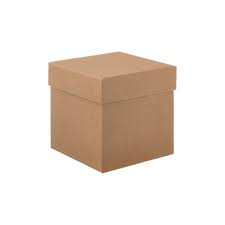
#> input picture src/ls13/images.jpg, 225 x 225 px, found by its file name
$ python adaptive.py
#> lines starting #> are read from the running program, lines starting #| are printed output that depends on the picture; after the words box and inside, x2 and y2 are one past the last pixel; in counts of white or black regions, pixels touching at a corner belong together
import cv2
img = cv2.imread("src/ls13/images.jpg")
#> img is the input picture: shape (225, 225, 3); mean B, G, R 215.9, 224.1, 234.1
img_gray = cv2.cvtColor(img, cv2.COLOR_BGR2GRAY)
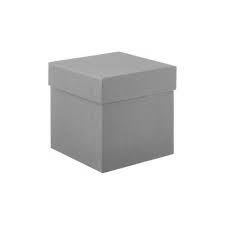
#> img_gray: shape (225, 225); min 102, max 255, mean 226.2

img2 = cv2.adaptiveThreshold(img_gray,255,cv2.ADAPTIVE_THRESH_MEAN_C, cv2.THRESH_BINARY, 5, 3)
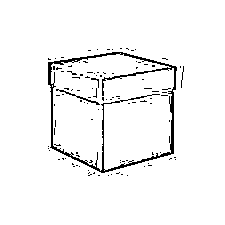
#> img2: shape (225, 225); 96% white; black in thin lines or dots, all inside (x1, y1, x2, y2) = (48, 48, 184, 176)

# adaptiveThreshold: hàm này được sử dụng khi ảnh có ánh sáng không đồng đều ví dụ ảnh có chỗ sáng và chỗ tối, việc chọn ngưỡng sẽ không hiệu quả
# img_gray: ảnh đầu vào dạng grayscale
# 255 giá trị ngưỡng đúng thường là trắn
# cv2.ADAPTIVE_THRESH_MEAN_C là phương pháp tính ngưỡng cục bộ, đặt giá trị của tất cả pixel lân cận như nhau
# cv2.ADAPTIVE_THRESH_GAUSSIAN_C: chứa giá trị của tất cả pixcel trong các pixel lân cận và mục tiêu pixel, khoảng cách ngắn nhất, giá trị sẽ càng cao. Khoảng cách càng lớn giá trị càng nhỏ
# thresh binary kiểu ngưỡng
# 5 kích thước ngưỡng vùng lân cận
# 3 giá trị C hằng số trừ đi từ ngưỡng tính được


cv2.imshow("BINARY", img2)
cv2.waitKey(0)
cv2.destroyAllWindows()

$ run again, with src/ls13/test.jpg copied over src/ls13/images.jpg
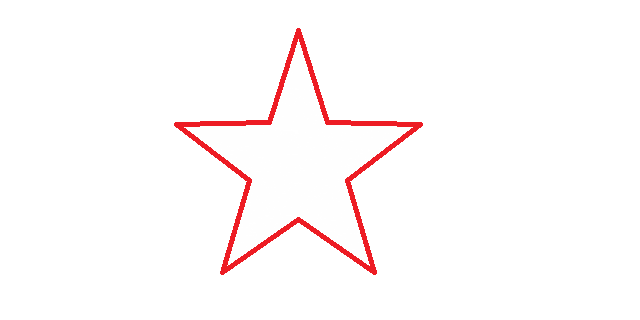
#> input picture src/ls13/test.jpg, 640 x 320 px, found by its file name
#> img is the input picture: shape (320, 640, 3); mean B, G, R 250, 249.8, 254.5
#> `img_gray = cv2.cvtColor(img, cv2.COLOR_BGR2GRAY)`:
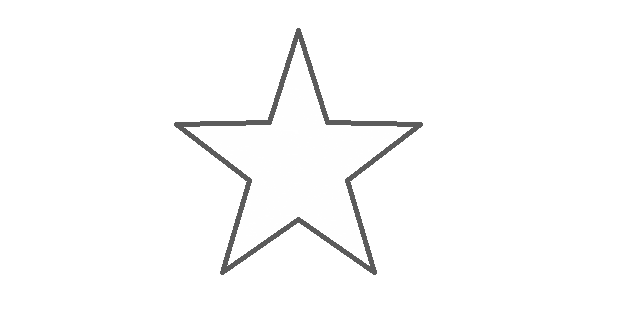
#> img_gray: shape (320, 640); min 91, max 255, mean 251.2
#> `img2 = cv2.adaptiveThreshold(img_gray,255,cv2.ADAPTIVE_THRESH_MEAN_C, ..`:
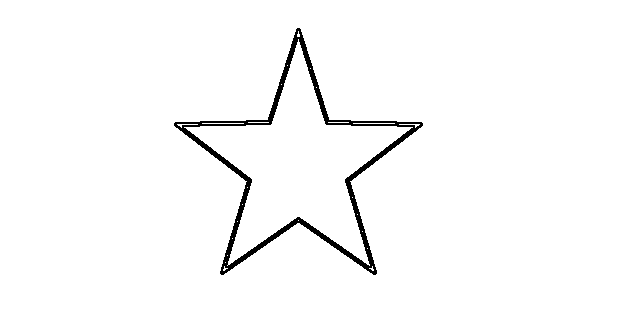
#> img2: shape (320, 640); 97.8% white; 1 black region, box (x1, y1, x2, y2) and area: (174, 28, 423, 275) 4413
